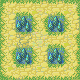

Rendered tile map (Tiled .tmx) drawn with the repository's tilesets; below, a short description and the full map source, tile grids included:
An orthogonal 5x5 tile map with 16x16 px tiles, 1 tile layer (Tile Layer 1).

<map version="1.4" tiledversion="2021.01.13" orientation="orthogonal" renderorder="right-down" width="5" height="5" tilewidth="16" tileheight="16" infinite="0" nextlayerid="2" nextobjectid="1">
 <tileset firstgid="1" name="../TilesetPreviews/UpdatedVillage" tilewidth="16" tileheight="16" tilecount="1024" columns="32">
  <image source="UpdatedVillage.png" trans="ffffff" width="512" height="512" />
 </tileset>
 <layer id="1" name="Tile Layer 1" width="5" height="5">
  <data encoding="csv">
554,489,556,521,555,
426,420,520,420,426,
522,421,485,489,523,
520,420,426,420,520,
586,521,490,489,587
</data>
 </layer>
</map>
